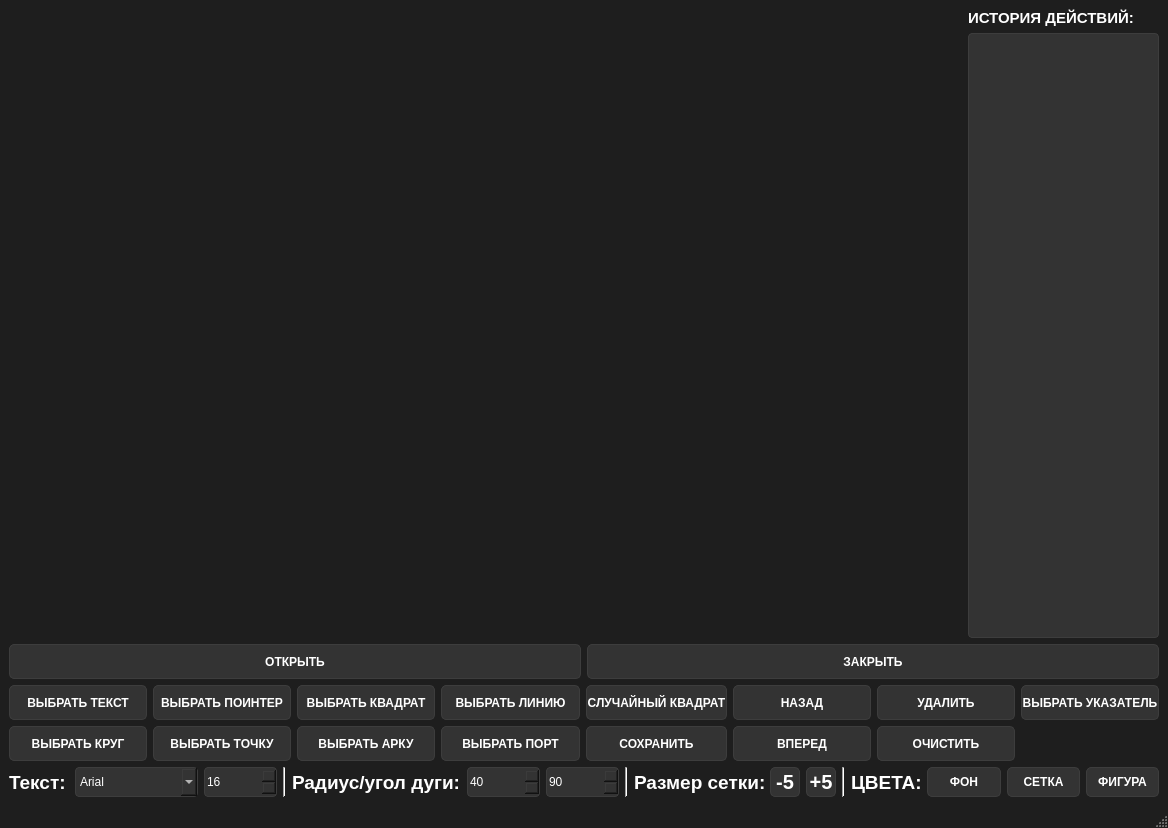
<?xml version="1.0" encoding="UTF-8"?>
<ui version="4.0">
 <class>MainWindow</class>
 <widget class="QMainWindow" name="MainWindow">
  <property name="geometry">
   <rect>
    <x>0</x>
    <y>0</y>
    <width>1168</width>
    <height>828</height>
   </rect>
  </property>
  <property name="windowTitle">
   <string>MainWindow</string>
  </property>
  <property name="styleSheet">
   <string notr="true">
QMainWindow {
    background-color: #1e1e1e;
}


QPushButton {
    background-color: #333333;
	border: 1px solid #3d3d3d; 
	color: #ffffff;
    border-radius: 5px;
    font-weight: bold;
}

QPushButton:pressed {
    background-color: #0080FF;
}

QFrame[frameShape=&quot;5&quot;] { 
    background-color: #333333;
}

QLabel {
    font-weight: 700;
	color: #ffffff; 
}

QSpinBox {
    border: 1px solid #3d3d3d;
    border-radius: 4px;
    background-color: #333333;
    color: #ffffff;
}

QComboBox {
    border: 1px solid #3d3d3d;
    border-radius: 4px;
    background-color: #333333;
	color: #ffffff
}

QComboBox QAbstractItemView {
    border: 1px solid #3d3d3d;
    border-radius: 4px;
    background-color: #333333;
	color: #ffffff
}

QListWidget {
    background-color: #333333;
    color: #ffffff; 
    border: 1px solid #3d3d3d; 
    border-radius: 4px;       
}

QScrollBar:vertical {
    background: #333333;  
	width: 10px;
}

QScrollBar::handle:vertical {
    background: #555555;
    border-radius: 4px;  
}</string>
  </property>
  <widget class="QWidget" name="centralwidget">
   <layout class="QVBoxLayout" name="verticalLayout_2" stretch="20,1,2,2">
    <item>
     <layout class="QHBoxLayout" name="horizontalLayout_4" stretch="5,1">
      <item>
       <widget class="QWidget" name="widget" native="true">
        <layout class="QHBoxLayout" name="horizontalLayout_2"/>
       </widget>
      </item>
      <item>
       <layout class="QVBoxLayout" name="verticalLayout">
        <item>
         <widget class="QLabel" name="label_5">
          <property name="font">
           <font>
            <pointsize>11</pointsize>
            <bold>true</bold>
           </font>
          </property>
          <property name="text">
           <string>ИСТОРИЯ ДЕЙСТВИЙ:</string>
          </property>
         </widget>
        </item>
        <item>
         <widget class="QListWidget" name="listWidget"/>
        </item>
       </layout>
      </item>
     </layout>
    </item>
    <item>
     <layout class="QHBoxLayout" name="horizontalLayout">
      <item>
       <widget class="QPushButton" name="pushButton">
        <property name="minimumSize">
         <size>
          <width>0</width>
          <height>35</height>
         </size>
        </property>
        <property name="text">
         <string>ОТКРЫТЬ</string>
        </property>
       </widget>
      </item>
      <item>
       <widget class="QPushButton" name="pushButton_2">
        <property name="minimumSize">
         <size>
          <width>0</width>
          <height>35</height>
         </size>
        </property>
        <property name="text">
         <string>ЗАКРЫТЬ</string>
        </property>
       </widget>
      </item>
     </layout>
    </item>
    <item>
     <layout class="QGridLayout" name="gridLayout">
      <item row="2" column="5">
       <widget class="QPushButton" name="pushButton_14">
        <property name="minimumSize">
         <size>
          <width>0</width>
          <height>35</height>
         </size>
        </property>
        <property name="text">
         <string>ВПЕРЕД</string>
        </property>
       </widget>
      </item>
      <item row="0" column="5">
       <widget class="QPushButton" name="pushButton_13">
        <property name="minimumSize">
         <size>
          <width>0</width>
          <height>35</height>
         </size>
        </property>
        <property name="text">
         <string>НАЗАД</string>
        </property>
       </widget>
      </item>
      <item row="0" column="6">
       <widget class="QPushButton" name="pushButton_15">
        <property name="minimumSize">
         <size>
          <width>0</width>
          <height>35</height>
         </size>
        </property>
        <property name="text">
         <string>УДАЛИТЬ</string>
        </property>
       </widget>
      </item>
      <item row="2" column="3">
       <widget class="QPushButton" name="pushButton_10">
        <property name="minimumSize">
         <size>
          <width>0</width>
          <height>35</height>
         </size>
        </property>
        <property name="text">
         <string>ВЫБРАТЬ ПОРТ</string>
        </property>
       </widget>
      </item>
      <item row="2" column="2">
       <widget class="QPushButton" name="pushButton_8">
        <property name="minimumSize">
         <size>
          <width>0</width>
          <height>35</height>
         </size>
        </property>
        <property name="text">
         <string>ВЫБРАТЬ АРКУ</string>
        </property>
       </widget>
      </item>
      <item row="0" column="7">
       <widget class="QPushButton" name="pushButton_17">
        <property name="minimumSize">
         <size>
          <width>0</width>
          <height>35</height>
         </size>
        </property>
        <property name="text">
         <string>ВЫБРАТЬ УКАЗАТЕЛЬ</string>
        </property>
       </widget>
      </item>
      <item row="0" column="1">
       <widget class="QPushButton" name="pushButton_5">
        <property name="minimumSize">
         <size>
          <width>0</width>
          <height>35</height>
         </size>
        </property>
        <property name="text">
         <string>ВЫБРАТЬ ПОИНТЕР</string>
        </property>
       </widget>
      </item>
      <item row="0" column="2">
       <widget class="QPushButton" name="pushButton_7">
        <property name="minimumSize">
         <size>
          <width>0</width>
          <height>35</height>
         </size>
        </property>
        <property name="text">
         <string>ВЫБРАТЬ КВАДРАТ</string>
        </property>
       </widget>
      </item>
      <item row="0" column="3">
       <widget class="QPushButton" name="pushButton_9">
        <property name="minimumSize">
         <size>
          <width>0</width>
          <height>35</height>
         </size>
        </property>
        <property name="text">
         <string>ВЫБРАТЬ ЛИНИЮ</string>
        </property>
       </widget>
      </item>
      <item row="2" column="1">
       <widget class="QPushButton" name="pushButton_6">
        <property name="minimumSize">
         <size>
          <width>0</width>
          <height>35</height>
         </size>
        </property>
        <property name="text">
         <string>ВЫБРАТЬ ТОЧКУ</string>
        </property>
       </widget>
      </item>
      <item row="2" column="0">
       <widget class="QPushButton" name="pushButton_4">
        <property name="minimumSize">
         <size>
          <width>0</width>
          <height>35</height>
         </size>
        </property>
        <property name="text">
         <string>ВЫБРАТЬ КРУГ</string>
        </property>
       </widget>
      </item>
      <item row="0" column="0">
       <widget class="QPushButton" name="pushButton_11">
        <property name="minimumSize">
         <size>
          <width>0</width>
          <height>35</height>
         </size>
        </property>
        <property name="text">
         <string>ВЫБРАТЬ ТЕКСТ</string>
        </property>
       </widget>
      </item>
      <item row="0" column="4">
       <widget class="QPushButton" name="pushButton_3">
        <property name="minimumSize">
         <size>
          <width>0</width>
          <height>35</height>
         </size>
        </property>
        <property name="text">
         <string>СЛУЧАЙНЫЙ КВАДРАТ</string>
        </property>
       </widget>
      </item>
      <item row="2" column="4">
       <widget class="QPushButton" name="pushButton_16">
        <property name="minimumSize">
         <size>
          <width>0</width>
          <height>35</height>
         </size>
        </property>
        <property name="text">
         <string>СОХРАНИТЬ</string>
        </property>
       </widget>
      </item>
      <item row="2" column="6">
       <widget class="QPushButton" name="pushButton_12">
        <property name="minimumSize">
         <size>
          <width>0</width>
          <height>35</height>
         </size>
        </property>
        <property name="text">
         <string>ОЧИСТИТЬ</string>
        </property>
       </widget>
      </item>
     </layout>
    </item>
    <item>
     <layout class="QHBoxLayout" name="horizontalLayout_3">
      <item>
       <widget class="QLabel" name="label">
        <property name="maximumSize">
         <size>
          <width>60</width>
          <height>16777215</height>
         </size>
        </property>
        <property name="font">
         <font>
          <pointsize>14</pointsize>
          <bold>true</bold>
         </font>
        </property>
        <property name="text">
         <string>Текст:</string>
        </property>
       </widget>
      </item>
      <item>
       <widget class="QComboBox" name="comboBox">
        <property name="minimumSize">
         <size>
          <width>0</width>
          <height>30</height>
         </size>
        </property>
        <item>
         <property name="text">
          <string>Arial</string>
         </property>
        </item>
        <item>
         <property name="text">
          <string>Times New Roman</string>
         </property>
        </item>
        <item>
         <property name="text">
          <string>Courier New</string>
         </property>
        </item>
       </widget>
      </item>
      <item>
       <widget class="QSpinBox" name="spinBox">
        <property name="minimumSize">
         <size>
          <width>0</width>
          <height>30</height>
         </size>
        </property>
        <property name="minimum">
         <number>8</number>
        </property>
        <property name="maximum">
         <number>72</number>
        </property>
        <property name="value">
         <number>16</number>
        </property>
       </widget>
      </item>
      <item>
       <widget class="Line" name="line">
        <property name="styleSheet">
         <string notr="true"/>
        </property>
        <property name="orientation">
         <enum>Qt::Orientation::Vertical</enum>
        </property>
       </widget>
      </item>
      <item>
       <widget class="QLabel" name="label_2">
        <property name="minimumSize">
         <size>
          <width>0</width>
          <height>0</height>
         </size>
        </property>
        <property name="font">
         <font>
          <pointsize>14</pointsize>
          <bold>true</bold>
         </font>
        </property>
        <property name="text">
         <string>Радиус/угол дуги:</string>
        </property>
       </widget>
      </item>
      <item>
       <widget class="QSpinBox" name="spinBox_2">
        <property name="minimumSize">
         <size>
          <width>0</width>
          <height>30</height>
         </size>
        </property>
        <property name="minimum">
         <number>5</number>
        </property>
        <property name="maximum">
         <number>300</number>
        </property>
        <property name="value">
         <number>40</number>
        </property>
       </widget>
      </item>
      <item>
       <widget class="QSpinBox" name="spinBox_3">
        <property name="minimumSize">
         <size>
          <width>0</width>
          <height>30</height>
         </size>
        </property>
        <property name="minimum">
         <number>1</number>
        </property>
        <property name="maximum">
         <number>360</number>
        </property>
        <property name="value">
         <number>90</number>
        </property>
       </widget>
      </item>
      <item>
       <widget class="Line" name="line_2">
        <property name="orientation">
         <enum>Qt::Orientation::Vertical</enum>
        </property>
       </widget>
      </item>
      <item>
       <widget class="QLabel" name="label_3">
        <property name="maximumSize">
         <size>
          <width>130</width>
          <height>16777215</height>
         </size>
        </property>
        <property name="font">
         <font>
          <pointsize>14</pointsize>
          <bold>true</bold>
         </font>
        </property>
        <property name="text">
         <string>Размер сетки:</string>
        </property>
       </widget>
      </item>
      <item>
       <widget class="QPushButton" name="pushButton_18">
        <property name="minimumSize">
         <size>
          <width>0</width>
          <height>30</height>
         </size>
        </property>
        <property name="maximumSize">
         <size>
          <width>30</width>
          <height>16777215</height>
         </size>
        </property>
        <property name="font">
         <font>
          <pointsize>15</pointsize>
          <bold>true</bold>
         </font>
        </property>
        <property name="text">
         <string>-5</string>
        </property>
       </widget>
      </item>
      <item>
       <widget class="QPushButton" name="pushButton_19">
        <property name="minimumSize">
         <size>
          <width>0</width>
          <height>30</height>
         </size>
        </property>
        <property name="maximumSize">
         <size>
          <width>30</width>
          <height>16777215</height>
         </size>
        </property>
        <property name="font">
         <font>
          <pointsize>15</pointsize>
          <bold>true</bold>
         </font>
        </property>
        <property name="text">
         <string>+5</string>
        </property>
       </widget>
      </item>
      <item>
       <widget class="Line" name="line_3">
        <property name="orientation">
         <enum>Qt::Orientation::Vertical</enum>
        </property>
       </widget>
      </item>
      <item>
       <widget class="QLabel" name="label_4">
        <property name="maximumSize">
         <size>
          <width>70</width>
          <height>16777215</height>
         </size>
        </property>
        <property name="font">
         <font>
          <pointsize>14</pointsize>
          <bold>true</bold>
         </font>
        </property>
        <property name="text">
         <string>ЦВЕТА:</string>
        </property>
       </widget>
      </item>
      <item>
       <widget class="QPushButton" name="pushButton_20">
        <property name="minimumSize">
         <size>
          <width>0</width>
          <height>30</height>
         </size>
        </property>
        <property name="text">
         <string>ФОН</string>
        </property>
       </widget>
      </item>
      <item>
       <widget class="QPushButton" name="pushButton_21">
        <property name="minimumSize">
         <size>
          <width>0</width>
          <height>30</height>
         </size>
        </property>
        <property name="text">
         <string>СЕТКА</string>
        </property>
       </widget>
      </item>
      <item>
       <widget class="QPushButton" name="pushButton_22">
        <property name="minimumSize">
         <size>
          <width>0</width>
          <height>30</height>
         </size>
        </property>
        <property name="text">
         <string>ФИГУРА</string>
        </property>
       </widget>
      </item>
     </layout>
    </item>
   </layout>
  </widget>
  <widget class="QMenuBar" name="menubar">
   <property name="geometry">
    <rect>
     <x>0</x>
     <y>0</y>
     <width>1168</width>
     <height>21</height>
    </rect>
   </property>
  </widget>
  <widget class="QStatusBar" name="statusbar"/>
 </widget>
 <resources/>
 <connections/>
</ui>
